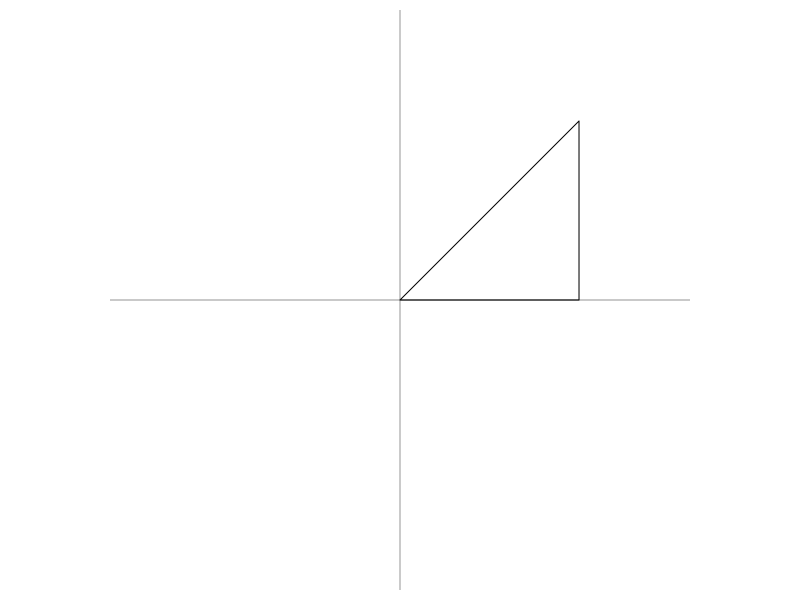

This figure's R source:



dev.off()
par(pty = "s", mar = c(0.5, 0.5, 0.5, 0.5))
plot(
    x = NA,
    y = NA,
    xlim = c(-1.5, 1.5),
    ylim = c(-1.5, 1.5),
    xlab = "",
    ylab = "",
    pch = 16,
    bg = NA,
    fg = NA,
    axes = FALSE
)
abline(h = 0, v = 0, col = "gray60")

tri <- matrix(c(0, 1, 1, 0, 0, 1), nrow = 2, byrow = TRUE)
polygon(x = tri[1, ], y = tri[2, ])


triRotated <- matrix(c(c(0, 0, -1), c(0, 1, 1)), nrow = 2, byrow = TRUE)


theta <- 90
thetaRad <- theta * pi / 180
x <- 1
y <- 0
round(x*cos(thetaRad) - y*sin(thetaRad), 0)
round(x*sin(thetaRad) + y*cos(thetaRad), 0)





rotater <- function(x, y, theta = 30) {
    thetaRad <- theta * pi / 180
    x <- round(x * cos(thetaRad) - y * sin(thetaRad), 0)
    y <- round(x * sin(thetaRad) + y * cos(thetaRad), 0)
    return(matrix(c(x, y), nrow = 2, byrow = TRUE))
}

triRotated2 <- rotater(tri[1, ], tri[2, ], theta = 90)

tri
triRotated
triRotated2

# polygon(x = tri[1, ], y = tri[2, ])
# polygon(x = triRotated2[1, ], y = triRotated2[2, ])



